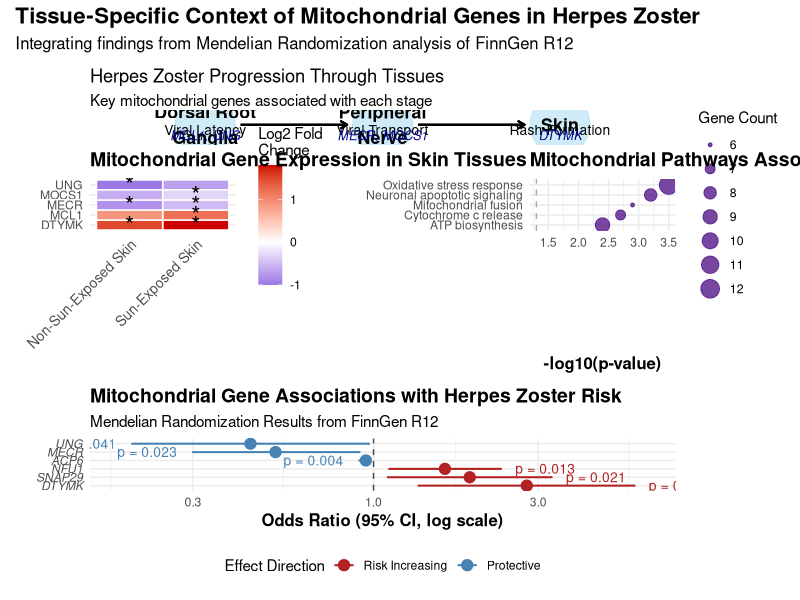
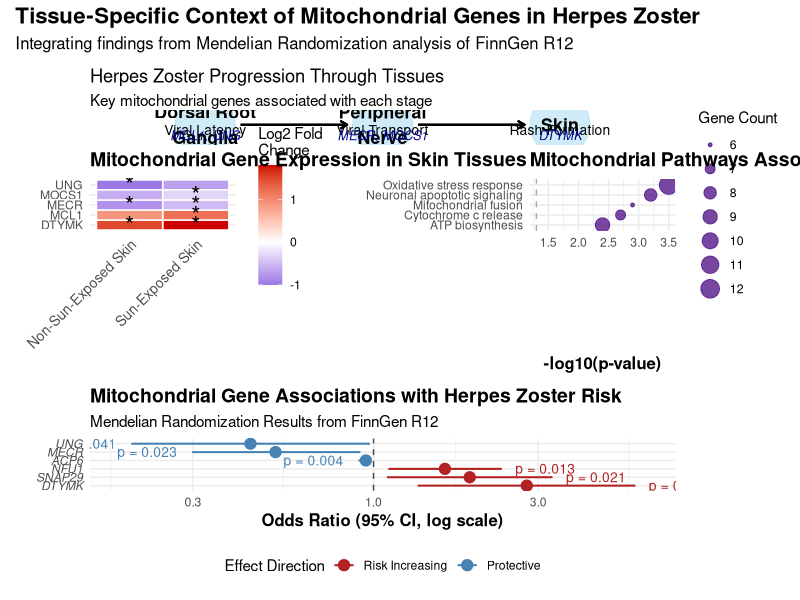
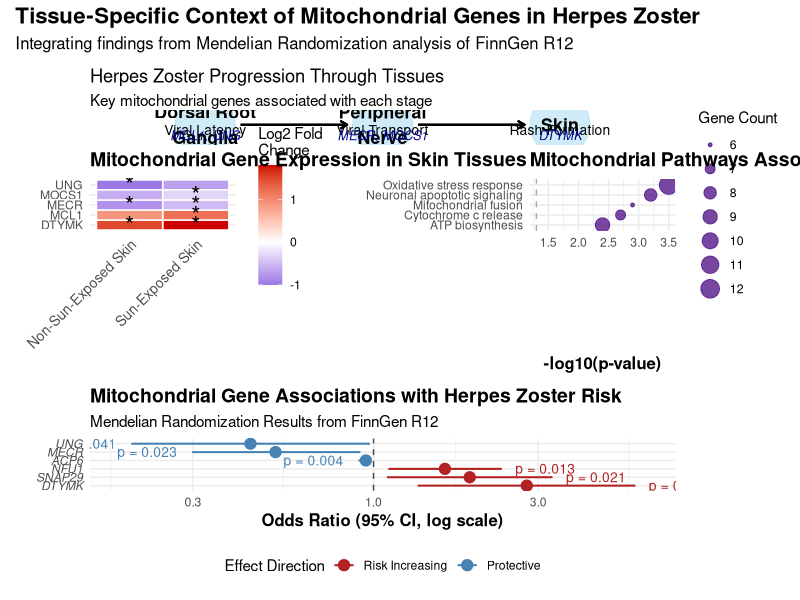
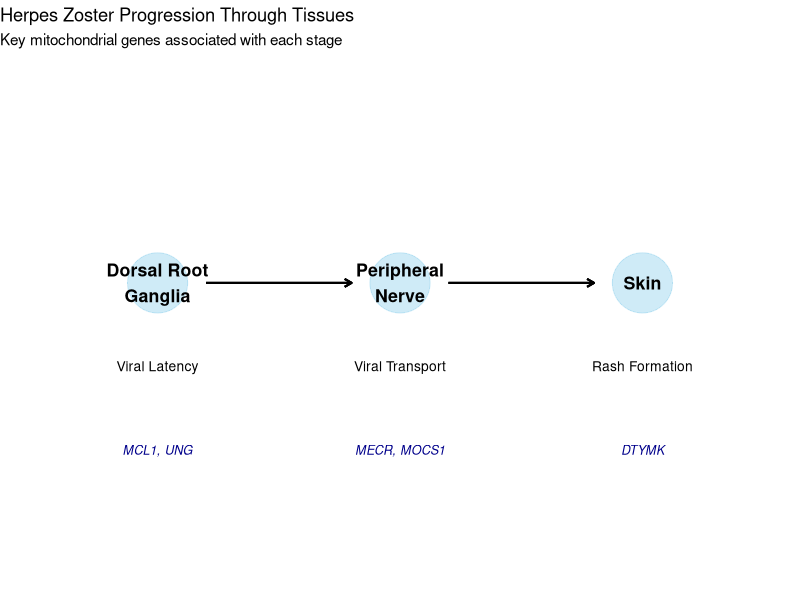
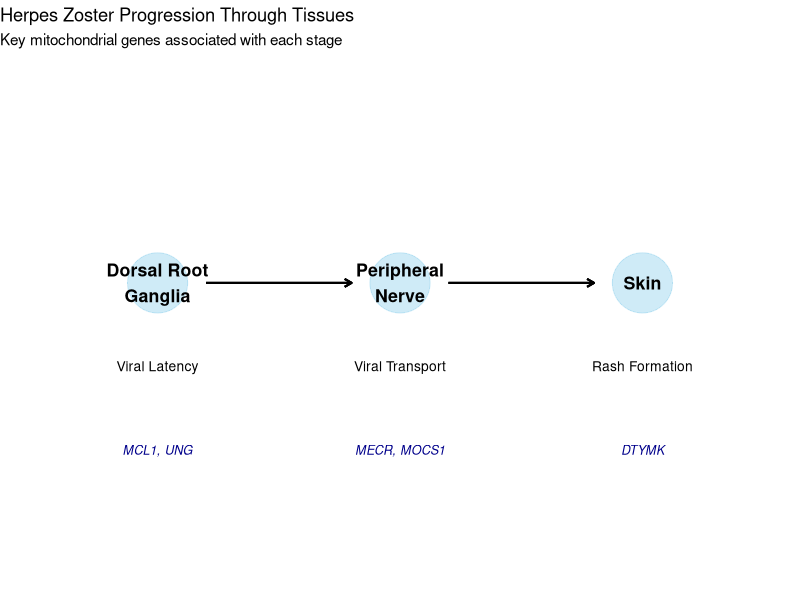
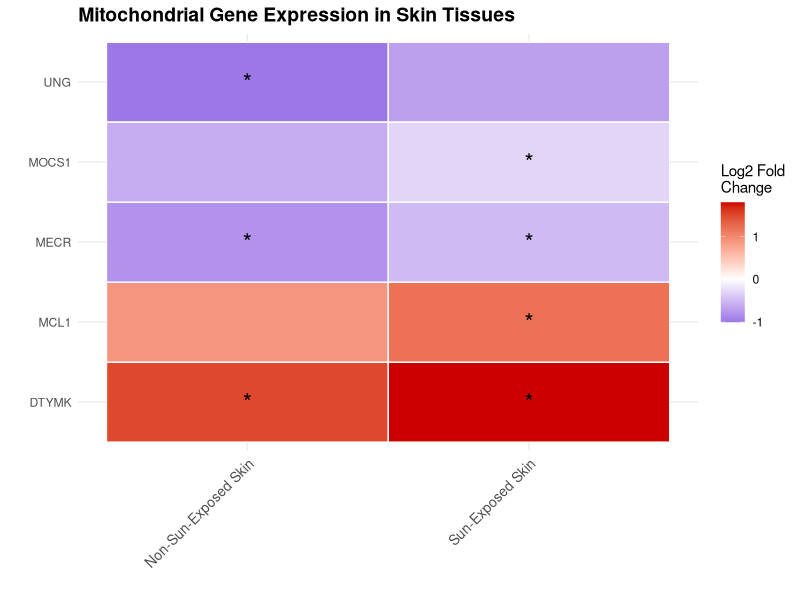
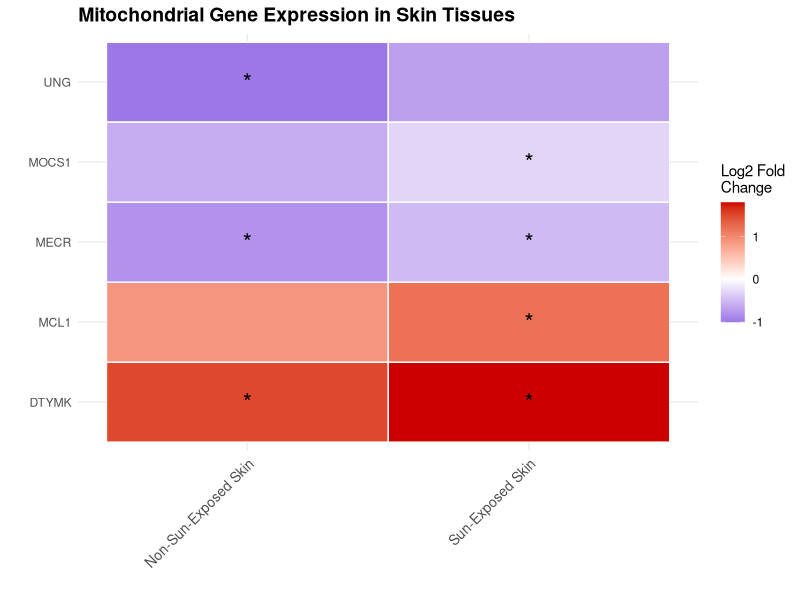
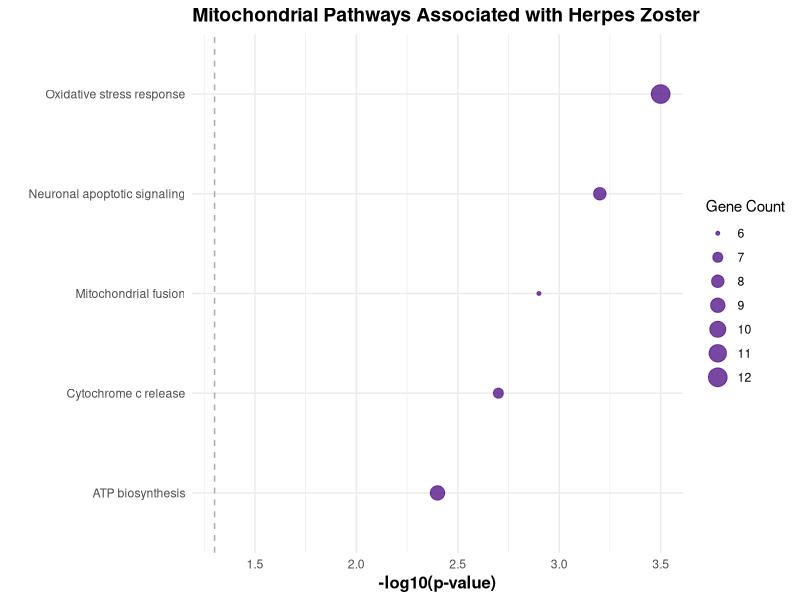

R code for these plots, in order:
# 强烈建议在项目根目录（Herpes_Zoster_Public_Project）下通过Rscript命令运行
# 或者在R/RStudio中打开项目，并确保工作目录是项目的根目录
# setwd("C:\\Users\\hao55\\Desktop\\MR\\Herpes_zoster")

# 创建输出目录
output_dir <- "../results/output_figures"
if (!dir.exists(output_dir)) {
  dir.create(output_dir, recursive = TRUE)
  cat("创建输出目录:", output_dir, "\n")
}

# 加载必要的库
library(ggplot2)
library(patchwork)  # 用于组合图表
library(dplyr)

# 第一部分: 创建解剖学背景图
#-----------------------------------------
tissue_data <- data.frame(
  x = c(1, 2, 3),
  y = c(1, 1, 1),
  tissue = c("Dorsal Root\nGanglia", "Peripheral\nNerve", "Skin"),
  role = c("Viral Latency", "Viral Transport", "Rash Formation"),
  genes = c("MCL1, UNG", "MECR, MOCS1", "DTYMK")
)

anatomical_plot <- ggplot(tissue_data, aes(x = x, y = y)) +
  # 创建组织节点
  geom_point(size = 20, color = "skyblue", alpha = 0.4) +
  # 添加组织标签
  geom_text(aes(label = tissue), fontface = "bold", size = 4.5) +
  # 添加功能描述
  geom_text(aes(label = role, y = y - 0.2), size = 3.5) +
  # 添加基因注释
  geom_text(aes(label = genes, y = y - 0.4), size = 3.2, fontface = "italic", color = "darkblue") +
  # 添加连接箭头
  geom_segment(aes(x = 1.2, xend = 1.8, y = 1, yend = 1), 
               arrow = arrow(length = unit(0.2, "cm")), size = 0.7) +
  geom_segment(aes(x = 2.2, xend = 2.8, y = 1, yend = 1), 
               arrow = arrow(length = unit(0.2, "cm")), size = 0.7) +
  # 移除背景元素
  theme_void() +
  # 添加解释性标题
  labs(title = "Herpes Zoster Progression Through Tissues",
       subtitle = "Key mitochondrial genes associated with each stage") +
  # 设置图表边界
  xlim(0.5, 3.5) +
  ylim(0.3, 1.5)

# 第二部分: 使用ggplot2创建热图
#-----------------------------------------
# 创建热图的示例数据 - 替换为你的实际表达数据
expression_data <- data.frame(
  gene = rep(c("DTYMK", "MCL1", "MECR", "UNG", "MOCS1"), each = 2),
  tissue = rep(c("Sun-Exposed Skin", "Non-Sun-Exposed Skin"), 5),
  expression = c(
    1.8, 1.5,  # DTYMK
    1.2, 0.9,  # MCL1
    -0.5, -0.8,  # MECR (表示下调的负值)
    -0.7, -1.0,  # UNG
    -0.3, -0.6   # MOCS1
  ),
  significant = c(
    TRUE, TRUE,    # DTYMK
    TRUE, FALSE,   # MCL1
    TRUE, TRUE,    # MECR
    FALSE, TRUE,   # UNG
    TRUE, FALSE    # MOCS1
  )
)

# 创建自定义ggplot热图
expression_heatmap <- ggplot(expression_data, 
                             aes(x = tissue, y = gene, fill = expression)) +
  # 创建瓦片
  geom_tile(color = "white", size = 0.5) +
  # 添加显著性标记（星号）
  geom_text(aes(label = ifelse(significant, "*", "")), 
            color = "black", size = 6) +
  # 使用发散色标（红色表示上调，蓝色表示下调）
  scale_fill_gradient2(
    low = "blue3", 
    mid = "white", 
    high = "red3", 
    midpoint = 0,
    name = "Log2 Fold\nChange"
  ) +
  # 改善外观
  theme_minimal() +
  theme(
    axis.text.x = element_text(angle = 45, hjust = 1, size = 10),
    axis.title = element_text(size = 12, face = "bold"),
    plot.title = element_text(size = 14, face = "bold"),
    legend.position = "right"
  ) +
  labs(
    title = "Mitochondrial Gene Expression in Skin Tissues",
    x = "",
    y = ""
  )

# 第三部分: 创建MR结果的森林图
#-----------------------------------------
# 你的MR结果 - 替换为你的实际数据
mr_results <- data.frame(
  gene = c("DTYMK", "SNAP29", "NFU1", "ACP6", "MECR", "UNG"),
  odds_ratio = c(2.78, 1.90, 1.61, 0.95, 0.52, 0.44),
  lower_ci = c(1.35, 1.10, 1.11, 0.91, 0.30, 0.20),
  upper_ci = c(5.70, 3.28, 2.34, 0.98, 0.91, 0.97),
  p_value = c(0.005, 0.021, 0.013, 0.004, 0.023, 0.041)
)

mr_plot <- ggplot(mr_results, 
                  aes(x = odds_ratio, y = reorder(gene, -odds_ratio), 
                      xmin = lower_ci, xmax = upper_ci,
                      color = odds_ratio < 1)) +
  # 在OR = 1处添加参考线
  geom_vline(xintercept = 1, linetype = "dashed", alpha = 0.7) +
  # 添加误差线和点
  geom_errorbarh(height = 0.2, size = 0.7) +
  geom_point(size = 3.5) +
  # 添加p值注释
  geom_text(aes(label = paste0("p = ", p_value), x = ifelse(odds_ratio > 1, upper_ci * 1.1, lower_ci * 0.9)), 
            hjust = ifelse(mr_results$odds_ratio > 1, 0, 1),
            size = 3.5) +
  # 设置风险增加与保护效应的颜色
  scale_color_manual(values = c("firebrick", "steelblue"), 
                     labels = c("Risk Increasing", "Protective"),
                     name = "Effect Direction") +
  # 使用对数比例尺表示比值比
  scale_x_continuous(trans = "log10") +
  # 改善外观
  theme_minimal() +
  theme(
    legend.position = "bottom",
    axis.title = element_text(size = 12, face = "bold"),
    axis.text.y = element_text(face = "italic"),
    plot.title = element_text(size = 14, face = "bold")
  ) +
  labs(
    title = "Mitochondrial Gene Associations with Herpes Zoster Risk",
    subtitle = "Mendelian Randomization Results from FinnGen R12",
    x = "Odds Ratio (95% CI, log scale)", 
    y = ""
  )

# 第四部分: 创建通路富集摘要
#-----------------------------------------
# 示例通路数据 - 替换为你的实际通路分析结果
pathway_data <- data.frame(
  pathway = c(
    "Oxidative stress response",
    "Neuronal apoptotic signaling",
    "Mitochondrial fusion",
    "Cytochrome c release",
    "ATP biosynthesis"
  ),
  negative_log_p = c(3.5, 3.2, 2.9, 2.7, 2.4),
  gene_count = c(12, 8, 6, 7, 9)
)

pathway_plot <- ggplot(pathway_data, 
                       aes(x = reorder(pathway, negative_log_p), 
                           y = negative_log_p,
                           size = gene_count)) +
  # 添加点
  geom_point(color = "purple4", alpha = 0.8) +
  # 添加显著性阈值线
  geom_hline(yintercept = -log10(0.05), linetype = "dashed", color = "darkgrey") +
  # 改善外观
  coord_flip() +
  theme_minimal() +
  theme(
    legend.position = "right",
    axis.title = element_text(size = 12, face = "bold"),
    plot.title = element_text(size = 14, face = "bold")
  ) +
  labs(
    title = "Mitochondrial Pathways Associated with Herpes Zoster",
    x = "",
    y = "-log10(p-value)",
    size = "Gene Count"
  )

# 第五部分: 使用patchwork组合所有图表
#-----------------------------------------
combined_figure <- (anatomical_plot) / 
  (expression_heatmap | pathway_plot) / 
  (mr_plot) +
  plot_layout(heights = c(1, 1.5, 1.5)) +
  plot_annotation(
    title = "Tissue-Specific Context of Mitochondrial Genes in Herpes Zoster",
    subtitle = "Integrating findings from Mendelian Randomization analysis of FinnGen R12",
    theme = theme(
      plot.title = element_text(size = 16, face = "bold"),
      plot.subtitle = element_text(size = 12)
    )
  )

# 显示组合图
print(combined_figure)

# 定义PNG和PDF输出文件路径
png_file <- file.path(output_dir, "herpes_zoster_mitochondrial_genes.png")
pdf_file <- file.path(output_dir, "herpes_zoster_mitochondrial_genes.pdf")

# 保存PNG版本
ggsave(png_file, combined_figure, width = 12, height = 14, dpi = 300)
cat("创建PNG文件:", png_file, "\n")

# 保存PDF版本
ggsave(pdf_file, combined_figure, width = 12, height = 14)
cat("创建PDF文件:", pdf_file, "\n")

# 保存单独的组件图表（可选）
individual_plots <- list(
  anatomical = anatomical_plot,
  heatmap = expression_heatmap,
  pathway = pathway_plot,
  mr = mr_plot
)

# 如果需要单独的组件图表，取消下面的注释
for (name in names(individual_plots)) {
  png_component <- file.path(output_dir, paste0("component_", name, ".png"))
  pdf_component <- file.path(output_dir, paste0("component_", name, ".pdf"))
  
  ggsave(png_component, individual_plots[[name]], width = 8, height = 6, dpi = 300)
  ggsave(pdf_component, individual_plots[[name]], width = 8, height = 6)
  
  cat("创建组件图表:", name, "(PNG和PDF)\n")
}

cat("\n所有图表已成功保存为PNG和PDF格式，存储在", output_dir, "文件夹中。\n") 
